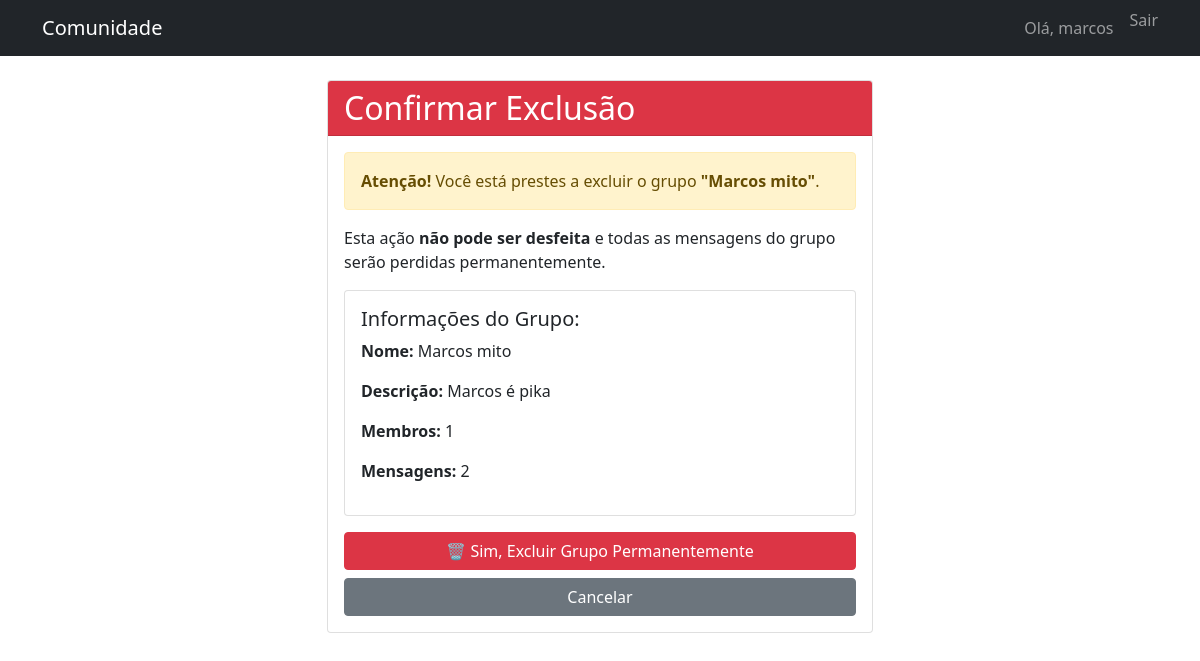
/chat/grupo/3/excluir/ (signed in), run on the app's committed database.
### chat/models.py (models this page shows, shortened)
class Grupo(models.Model):
    nome = models.CharField(max_length=100)
    descricao = models.TextField(blank=True)
    criador = models.ForeignKey(User, on_delete=models.CASCADE)
    data_criacao = models.DateTimeField(auto_now_add=True)
    membros = models.ManyToManyField(User, related_name='grupos', blank=True)
    def pode_excluir(self, usuario):
        return usuario == self.criador or usuario.is_superuser
    class Meta:
        ordering = ['-data_criacao']

### chat/views.py (the view)
# urls.py: path('grupo/<int:grupo_id>/excluir/', views.excluir_grupo, name='excluir_grupo'),
@login_required
def excluir_grupo(request, grupo_id):
    grupo = get_object_or_404(Grupo, id=grupo_id)
    if not grupo.pode_excluir(request.user):
        messages.error(request, 'Você não tem permissão para excluir este grupo.')
        return redirect('chat:lista_grupos')
    if request.method == 'POST':
        nome_grupo = grupo.nome
        grupo.delete()
        messages.success(request, f'Grupo "{nome_grupo}" excluído com sucesso!')
        return redirect('chat:lista_grupos')
    return render(request, 'chat/excluir_grupo.html', {'grupo': grupo})

### chat/templates/chat/excluir_grupo.html (shortened to what this page needs)
{% extends 'base.html' %}
{% block content %}
<div class="row justify-content-center">
    <div class="col-md-6">
        <div class="card">
            <div class="card-header bg-danger text-white">
                <h2 class="mb-0">Confirmar Exclusão</h2>
            </div>
            <div class="card-body">
                <p class="alert alert-warning">
                    <strong>Atenção!</strong> Você está prestes a excluir o grupo <strong>"{{ grupo.nome }}"</strong>.
                </p>
                <p>Esta ação <strong>não pode ser desfeita</strong> e todas as mensagens do grupo serão perdidas permanentemente.</p>
                <div class="card mb-3">
                    <div class="card-body">
                        <h5>Informações do Grupo:</h5>
                        <p><strong>Nome:</strong> {{ grupo.nome }}</p>
                        <p><strong>Descrição:</strong> {{ grupo.descricao }}</p>
                        <p><strong>Membros:</strong> {{ grupo.membros.count }}</p>
                        <p><strong>Mensagens:</strong> {{ grupo.mensagens.count }}</p>
                    </div>
                </div>
                <form method="post">
                    <div class="d-grid gap-2">
                        <button type="submit" class="btn btn-danger">
                            🗑️ Sim, Excluir Grupo Permanentemente
                        </button>
                        <a href="{% url 'chat:lista_grupos' %}" class="btn btn-secondary">
                            Cancelar
                        </a>
                    </div>
                </form>
            </div>
        </div>
    </div>
</div>
{% endblock %}

### templates/base.html (shortened to what this page needs)
<!DOCTYPE html>
<html lang="pt-br">
<head>
    <link href="https://cdn.jsdelivr.net/npm/bootstrap@5.1.3/dist/css/bootstrap.min.css" rel="stylesheet">
</head>
<body>
    <nav class="navbar navbar-expand-lg navbar-dark bg-dark">
        <div class="container">
            <a class="navbar-brand" href="{% url 'chat:lista_grupos' %}">Comunidade</a>
            <div class="navbar-nav ms-auto">
                {% if user.is_authenticated %}
                    <span class="navbar-text me-3">Olá, {{ user.username }}</span>
                    <form method="post" action="{% url 'logout' %}" class="d-inline">
                        <button type="submit" class="btn btn-link nav-link p-0" style="border: none; background: none;">
                            Sair
                        </button>
                    </form>
                {% else %}
                    <a class="nav-link" href="{% url 'login' %}">Entrar</a>
                {% endif %}
            </div>
        </div>
    </nav>
    <div class="container mt-4">
        {% block content %}
        {% endblock %}
    </div>
</body>
</html>

### data on the page
Grupo: nome "Marcos mito", descricao "Marcos é pika", membros.count "1", mensagens.count "2"

### other printed values
{{ user.username }} "marcos"
